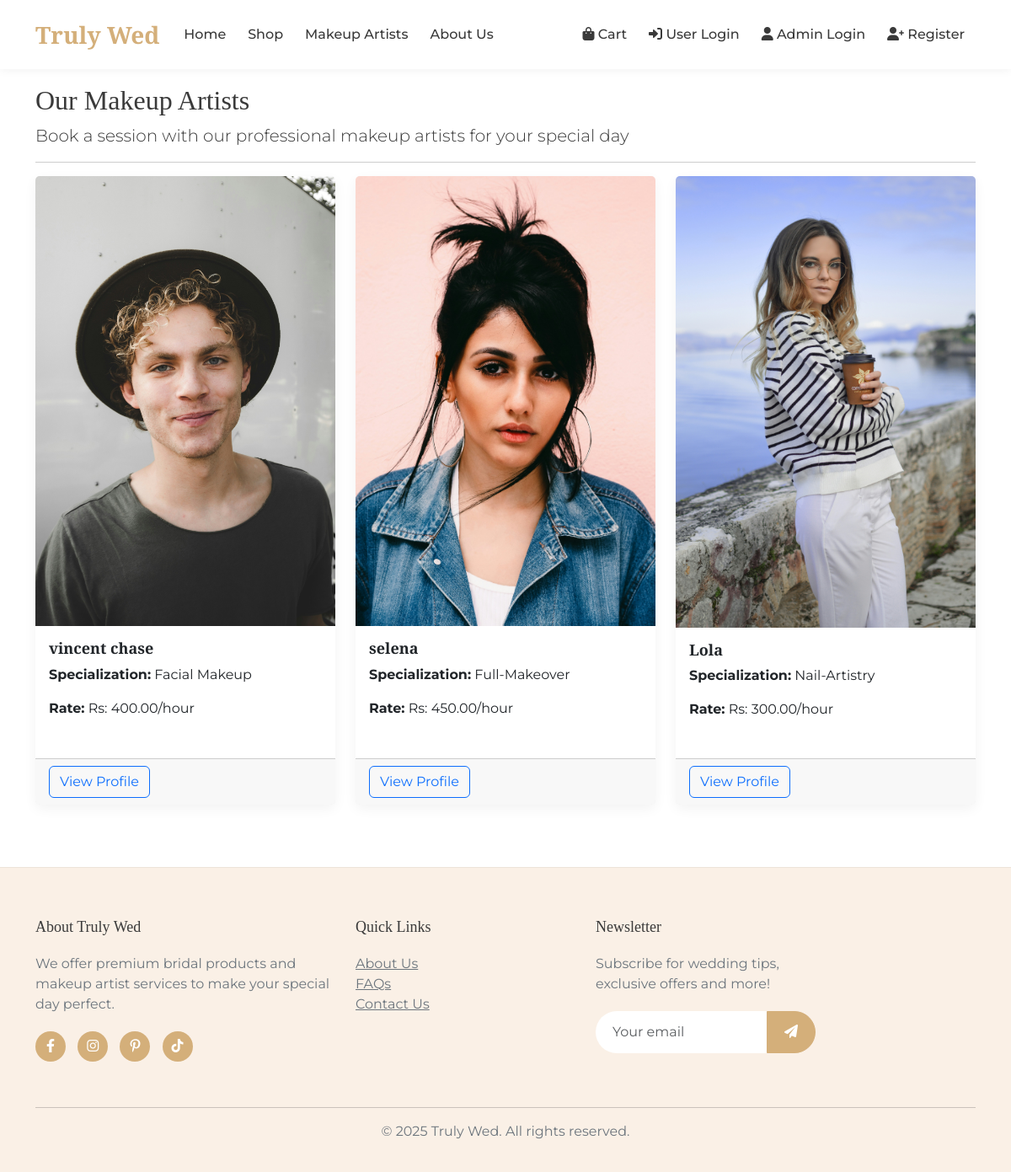
Screenshot of /artists/ with the database file from the repository.
### artists/models.py (models this page shows, shortened)
class Artist(models.Model):
    name = models.CharField(max_length=100)
    slug = models.SlugField(unique=True)
    photo = models.ImageField(upload_to='artists/', blank=True)
    bio = models.TextField()
    specialization = models.CharField(max_length=200)
    price_per_hour = models.DecimalField(max_digits=10, decimal_places=2)
    available = models.BooleanField(default=True)
    def get_absolute_url(self):
        return reverse('artists:artist_detail', args=[self.slug])

### artists/views.py (the view)
# urls.py: path('artists/', views.artist_list, name='artist_list'),
def artist_list(request):
    artists = Artist.objects.filter(available=True)
    return render(request, 'artists/artist_list.html', {'artists': artists})

### artists/templates/artists/artist_list.html (shortened to what this page needs)
{% extends 'shop/base.html' %}
{% block content %}
<h2>Our Makeup Artists</h2>
<p class="lead">Book a session with our professional makeup artists for your special day</p>
<hr>
<div class="row">
    {% for artist in artists %}
        <div class="col-md-4 mb-4">
            <div class="card h-100">
                {% if artist.photo %}
                    <img src="{{ artist.photo.url }}" class="card-img-top" alt="{{ artist.name }}">
                {% else %}
                    <div class="bg-light p-5 text-center">No Photo</div>
                {% endif %}
                <div class="card-body">
                    <h5 class="card-title">{{ artist.name }}</h5>
                    <p class="card-text"><strong>Specialization:</strong> {{ artist.specialization }}</p>
                    <p class="card-text"><strong>Rate:</strong> Rs: {{ artist.price_per_hour }}/hour</p>
                </div>
                <div class="card-footer">
                    <a href="{{ artist.get_absolute_url }}" class="btn btn-outline-primary">View Profile</a>
                </div>
            </div>
        </div>
    {% empty %}
        <div class="col-12">
            <p>No makeup artists available at the moment.</p>
        </div>
    {% endfor %}
</div>
{% endblock %}

### shop/templates/shop/base.html (shortened to what this page needs)
<!DOCTYPE html>
<html lang="en">
<head>
    <link href="https://cdn.jsdelivr.net/npm/bootstrap@5.3.0/dist/css/bootstrap.min.css" rel="stylesheet">
    <link rel="stylesheet" href="https://cdnjs.cloudflare.com/ajax/libs/font-awesome/6.0.0/css/all.min.css">
</head>
<body>
    <nav class="navbar navbar-expand-lg fixed-top">
        <div class="container">
            <a class="navbar-brand" href="{% url 'shop:product_list' %}">Truly Wed</a>
            <div class="collapse navbar-collapse" id="navbarNav">
                <ul class="navbar-nav me-auto">
                    <li class="nav-item">
                        <a class="nav-link" href="{% url 'shop:landing' %}">Home</a>
                    </li>
                    <li class="nav-item">
                        <a class="nav-link" href="{% url 'shop:product_list' %}">Shop</a>
                    </li>
                    <li class="nav-item">
                        <a class="nav-link" href="{% url 'artists:artist_list' %}">Makeup Artists</a>
                    </li>
                    <li class="nav-item">
                        <a class="nav-link" href="{% url 'shop:aboutus' %}">About Us</a>
                    </li>
                </ul>
                <ul class="navbar-nav">
                    <li class="nav-item">
                        <a class="nav-link" href="{% url 'shop:cart_detail' %}">
                            <i class="fas fa-shopping-bag"></i> Cart
                        </a>
                    </li>
                    {% if request.user.is_authenticated %}
                        <li class="nav-item">
                            <a class="nav-link" href="{% url 'accounts:profile' %}">
                                <i class="fas fa-user"></i> My Account
                            </a>
                        </li>
                        <li class="nav-item">
                            <a class="nav-link" href="{% url 'accounts:logout' %}">
                                <i class="fas fa-sign-out-alt"></i> Logout
                            </a>
                        </li>
                    {% else %}
                        <li class="nav-item">
                            <a class="nav-link" href="{% url 'accounts:login' %}">
                                <i class="fas fa-sign-in-alt"></i> User Login
                            </a>
                        </li>
                        <li class="nav-item">
                            <a class="nav-link" href="http://127.0.0.1:8000/accounts/login/?next=/admin_dashboard/">
                                <i class="fas fa-user"></i> Admin Login
                            </a>
                        </li>
                        <li class="nav-item">
                            <a class="nav-link" href="{% url 'accounts:register' %}">
                                <i class="fas fa-user-plus"></i> Register
                            </a>
                        </li>
                    {% endif %}
                </ul>
            </div>
        </div>
    </nav>
    <div class="container" style="margin-top:100px;">
        {% block content %}{% endblock %}
    </div>
    <footer class="footer">
        <div class="container">
            <div class="row">
                <div class="col-md-4 mb-4">
                    <h5>About Truly Wed</h5>
                    <p>We offer premium bridal products and makeup artist services to make your special day perfect.</p>
                    <div class="social-links">
                        <a href="#"><i class="fab fa-facebook-f"></i></a>
                        <a href="#"><i class="fab fa-instagram"></i></a>
                        <a href="#"><i class="fab fa-pinterest-p"></i></a>
                        <a href="#"><i class="fab fa-tiktok"></i></a>
                    </div>
                </div>
                <div class="col-md-3 mb-4">
                    <h5>Quick Links</h5>
                    <ul class="list-unstyled">
                        <li><a href="#">About Us</a></li>
                        <li><a href="#">FAQs</a></li>
                        <li><a href="#">Contact Us</a></li>
                    </ul>
                </div>
                <div class="col-md-3 mb-5">
                    <h5>Newsletter</h5>
                    <p>Subscribe for wedding tips, exclusive offers and more!</p>
                    <form class="newsletter-form">
                        <div class="input-group">
                            <input type="email" class="form-control" placeholder="Your email">
                            <button class="btn btn-primary" type="submit">
                                <i class="fas fa-paper-plane"></i>
                            </button>
                        </div>
                    </form>
                </div>
            </div>
            <hr>
            <div class="text-center">
                <p>&copy; {% now "Y" %} Truly Wed. All rights reserved.</p>
            </div>
        </div>
    </footer>
</body>
</html>

### shop/templates/shop/base.html (style rules this page uses)
:root { --primary-color: #f8e1e4; --secondary-color: #faf0e6; --accent-color: #d4af7a; --text-color: #3a3a3a; --light-text: #6c757d; }
body { font-family: 'Montserrat', sans-serif; color: var(--text-color); }
h1, h2, h3, h4, h5, h6, .navbar-brand { font-family: 'Playfair Display', serif; }
.navbar { background-color: rgba(255, 255, 255, 0.95); box-shadow: 0 2px 10px rgba(0, 0, 0, 0.05); padding: 15px 0; }
.navbar-brand { font-weight: 700; font-size: 28px; color: var(--accent-color); }
.nav-link { font-weight: 500; color: var(--text-color); margin: 0 5px; transition: all 0.3s ease; }
.btn-primary { background-color: var(--accent-color); border-color: var(--accent-color); padding: 10px 25px; font-weight: 500; transition: all 0.3s ease; }
.card { border: none; box-shadow: 0 5px 15px rgba(0, 0, 0, 0.05); transition: all 0.3s ease; margin-bottom: 30px; }
.card-title { font-weight: 700; font-size: 18px; }
.footer { background-color: var(--secondary-color); padding: 60px 0 20px; margin-top: 50px; border-top: 1px solid rgba(0, 0, 0, 0.05); }
.footer h5 { font-size: 18px; margin-bottom: 20px; color: var(--text-color); }
.footer p, .footer a { color: var(--light-text); }
.social-links { margin-top: 20px; }
.social-links a { display: inline-block; width: 36px; height: 36px; background-color: var(--accent-color); color: white; border-radius: 50%; text-align: center; line-height: 36px; margin-right: 10px; transition: all 0.3s ease; }
.newsletter-form { margin-top: 20px; }
.newsletter-form .form-control { border-radius: 25px 0 0 25px; border: none; padding: 12px 20px; }
.newsletter-form .btn { border-radius: 0 25px 25px 0; padding: 12px 20px; }

### rows the page displays
Artist: photo (picture), name "vincent chase", specialization "Facial Makeup", price_per_hour "400.00"
Artist: photo (picture), name "selena", specialization "Full-Makeover", price_per_hour "450.00"
Artist: photo (picture), name "Lola", specialization "Nail-Artistry", price_per_hour "300.00"
